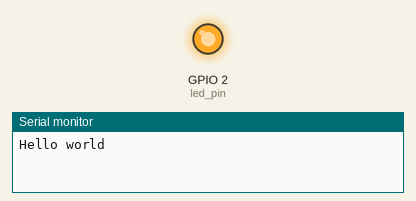
Bench run of a sketch on a simulated ESP32. Parts: output pins drawn as LEDs (lit = HIGH), the last lines printed to the serial monitor.

Above: at 0.16 s.
At 39.7 s:
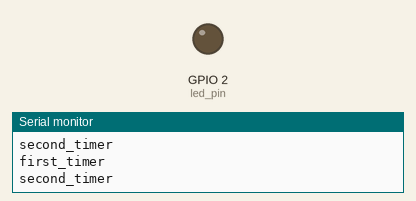
Timing chart, 0 to 40.3 s (numbered marks = the images above):
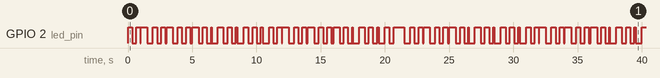

The sketch:

Getting-started.ino
```cpp
// User only core 1 for demo purposes
#if CONFIG_FREERTOS_UNICORE
static const BaseType_t app_cpu = 0;
#else
static const BaseType_t app_cpu = 1;
#endif

// Pins
static const int led_pin = 2;

// Our task: Blink an LED
void toggleLED(void *parameter){
  while(1){
    digitalWrite(led_pin, HIGH);
    vTaskDelay(500/portTICK_PERIOD_MS);
    digitalWrite(led_pin, LOW);
    vTaskDelay(500/portTICK_PERIOD_MS);
    Serial.println("first_timer");
  }
}

// Our task: Blink an LED
void toggleLEDD(void *parameter){
  while(1){
    digitalWrite(led_pin, HIGH);
    vTaskDelay(323/portTICK_PERIOD_MS);
    digitalWrite(led_pin, LOW);
    vTaskDelay(323/portTICK_PERIOD_MS);
    Serial.println("second_timer");
  }
}

void setup() {
  pinMode(led_pin, OUTPUT);
  // Function to be called, name, stack alloc, param to pass
  // Task priority, Task handle
  xTaskCreatePinnedToCore(
    toggleLED,
    "Toggle LED",
    1024,
    NULL,
    1,
    NULL,
    app_cpu);
    // Function to be called, name, stack alloc, param to pass
  // Task priority, Task handle
  xTaskCreatePinnedToCore(
    toggleLEDD,
    "Toggle 2 LED",
    1024,
    NULL,
    1,
    NULL,
    app_cpu);
    Serial.begin(115200);
}

void loop() {
  // put your main code here, to run repeatedly:
  Serial.println("Hello world");
  delay(10000);
}
```

Measured:
- by itself, GPIO 2 (led_pin): moves between LOW and HIGH, repeating every 31.0 s
- by itself, everything shown: repeats every 11.0 s, in 34 steps
